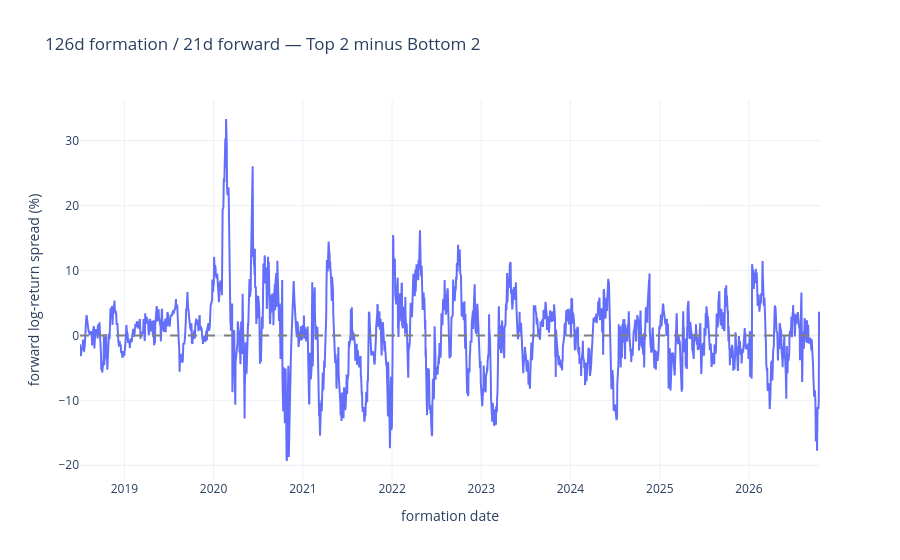

Notebook code for this chart:
### Code cell
spread_126_21 = forward_observations.filter(
    (pl.col("formation_sessions") == 126) & (pl.col("forward_sessions") == 21)
)

figure = go.Figure()
figure.add_scatter(
    x=spread_126_21["date"],
    y=spread_126_21["top_minus_bottom"] * 100,
    mode="lines",
    name="Top 2 − Bottom 2",
)
figure.add_hline(y=0, line_dash="dash", line_color="gray")
figure.update_layout(
    title="126d formation / 21d forward — Top 2 minus Bottom 2",
    yaxis_title="forward log-return spread (%)",
    xaxis_title="formation date",
    template="plotly_white",
)
figure.show()

### Figure 1 — Plotly figure (JSON) as saved in the notebook; plotly's stock layout.template omitted (floating-point values rounded to 4 significant figures; data arrays with more than 128 entries replaced by an {"elided": "..."} marker saying what was removed)
{"data": [{"mode": "lines", "name": "Top 2 − Bottom 2", "type": "scatter", "x": {"elided": "2085 str values"}, "y": {"elided": "2085 float values"}}], "layout": {"shapes": [{"line": {"color": "gray", "dash": "dash"}, "type": "line", "x0": 0, "x1": 1, "xref": "x domain", "y0": 0, "y1": 0, "yref": "y"}], "title": {"text": "126d formation / 21d forward — Top 2 minus Bottom 2"}, "xaxis": {"title": {"text": "formation date"}}, "yaxis": {"title": {"text": "forward log-return spread (%)"}}}}
